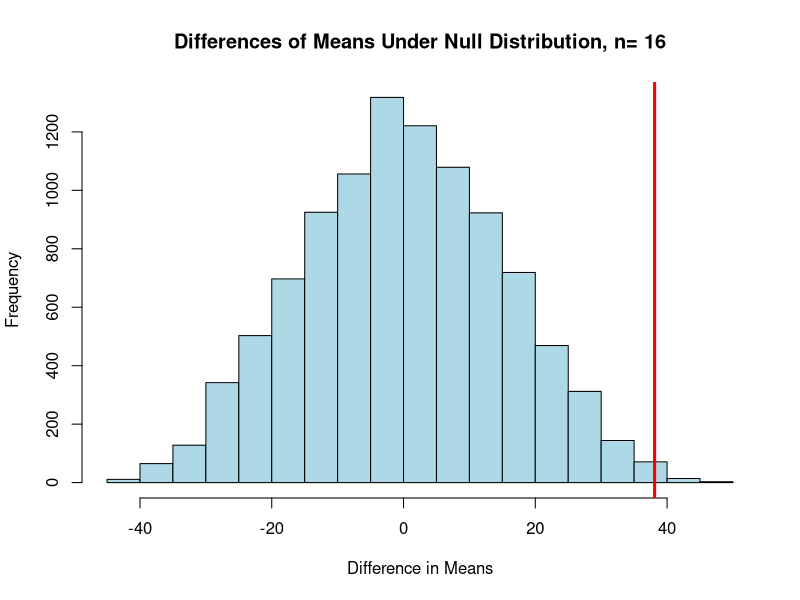

This figure's R source:
## ---- chunk 1
knitr::opts_chunk$set(echo = TRUE)
## ---- chunk 2
library(dplyr)
loggingDF <- read.csv("Logging.csv", header=TRUE)
loggingDF

## ---- chunk 3
loggingDF %>% group_by(Action) %>% summarize(
  count <- n(),
  median <- median(PercentLost, na.rm=TRUE),
  IQR <- IQR(PercentLost, na.rm=TRUE)
)
actionU <- loggingDF %>% filter(Action == "U")
actionL <- loggingDF %>% filter(Action == "L")
## ---- chunk 4
wilcox.test(actionU$PercentLost, actionL$PercentLost, exact=TRUE)
wilcox.test(actionU$PercentLost, actionL$PercentLost, exact=TRUE, alternative="l")
wilcox.test(actionU$PercentLost, actionL$PercentLost, exact=FALSE, alternative="g")
## ---- chunk 5
number_of_permutations <- 10000
xbarholder <- c()
counter <- 0
observed_difference <- mean(subset(loggingDF, Action=="L")$PercentLost) - mean(subset(loggingDF, Action=="U")$PercentLost)
for (i in 1:number_of_permutations) {
  scramble <- sample(loggingDF$PercentLost, 16)
  logged <- scramble[1:9]
  unlogged <- scramble[10:16]
  difference <- mean(logged) - mean(unlogged)
  xbarholder[i] <- difference
  if (difference >= observed_difference)
    counter <- counter + 1
}
hist(xbarholder, col="lightblue", main=paste("Differences of Means Under Null Distribution, n=", 16), xlab="Difference in Means")
abline(v=observed_difference, col="red", lwd=3)
p_value <- counter/number_of_permutations
p_value
